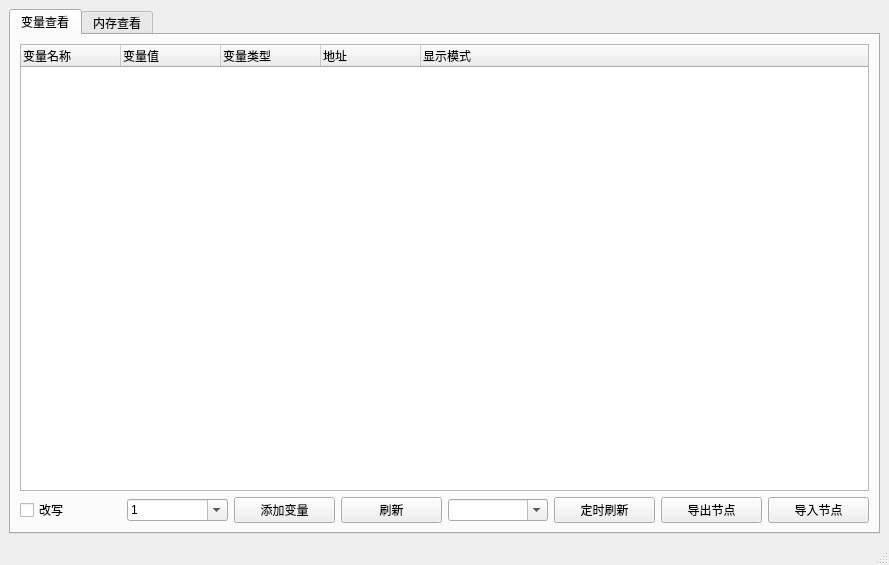
<?xml version="1.0" encoding="UTF-8"?>
<ui version="4.0">
 <class>MainWindow</class>
 <widget class="QMainWindow" name="MainWindow">
  <property name="geometry">
   <rect>
    <x>0</x>
    <y>0</y>
    <width>889</width>
    <height>565</height>
   </rect>
  </property>
  <property name="windowTitle">
   <string>core0</string>
  </property>
  <widget class="QWidget" name="centralwidget">
   <layout class="QGridLayout" name="gridLayout">
    <item row="0" column="0">
     <widget class="QTabWidget" name="tabWidget">
      <property name="currentIndex">
       <number>0</number>
      </property>
      <widget class="QWidget" name="tab">
       <attribute name="title">
        <string>变量查看</string>
       </attribute>
       <layout class="QGridLayout" name="gridLayout_2">
        <item row="0" column="0">
         <widget class="QTreeWidget" name="treeWidget_variable">
          <property name="editTriggers">
           <set>QAbstractItemView::DoubleClicked|QAbstractItemView::EditKeyPressed|QAbstractItemView::SelectedClicked</set>
          </property>
          <column>
           <property name="text">
            <string>变量名称</string>
           </property>
          </column>
          <column>
           <property name="text">
            <string>变量值</string>
           </property>
          </column>
          <column>
           <property name="text">
            <string>变量类型</string>
           </property>
          </column>
          <column>
           <property name="text">
            <string>地址</string>
           </property>
          </column>
          <column>
           <property name="text">
            <string>显示模式</string>
           </property>
          </column>
         </widget>
        </item>
        <item row="1" column="0">
         <layout class="QHBoxLayout" name="horizontalLayout">
          <item>
           <widget class="QCheckBox" name="checkBox">
            <property name="text">
             <string>改写</string>
            </property>
           </widget>
          </item>
          <item>
           <widget class="QComboBox" name="comboBox_2">
            <property name="inputMethodHints">
             <set>Qt::ImhSensitiveData|Qt::ImhUppercaseOnly</set>
            </property>
            <property name="editable">
             <bool>true</bool>
            </property>
            <item>
             <property name="text">
              <string>1</string>
             </property>
            </item>
            <item>
             <property name="text">
              <string>2</string>
             </property>
            </item>
           </widget>
          </item>
          <item>
           <widget class="QPushButton" name="pushButton_2">
            <property name="text">
             <string>添加变量</string>
            </property>
           </widget>
          </item>
          <item>
           <widget class="QPushButton" name="button_refresh">
            <property name="text">
             <string>刷新</string>
            </property>
           </widget>
          </item>
          <item>
           <widget class="QComboBox" name="comboBox">
            <property name="editable">
             <bool>true</bool>
            </property>
           </widget>
          </item>
          <item>
           <widget class="QPushButton" name="pushButton_3">
            <property name="text">
             <string>定时刷新</string>
            </property>
           </widget>
          </item>
          <item>
           <widget class="QPushButton" name="pushButton_5">
            <property name="text">
             <string>导出节点</string>
            </property>
           </widget>
          </item>
          <item>
           <widget class="QPushButton" name="pushButton_4">
            <property name="text">
             <string>导入节点</string>
            </property>
           </widget>
          </item>
         </layout>
        </item>
       </layout>
      </widget>
      <widget class="QWidget" name="tab_2">
       <attribute name="title">
        <string>内存查看</string>
       </attribute>
       <widget class="QTreeWidget" name="treeWidget_ram">
        <property name="geometry">
         <rect>
          <x>10</x>
          <y>10</y>
          <width>521</width>
          <height>431</height>
         </rect>
        </property>
        <column>
         <property name="text">
          <string>1</string>
         </property>
        </column>
        <column>
         <property name="text">
          <string>New Column</string>
         </property>
        </column>
       </widget>
      </widget>
     </widget>
    </item>
   </layout>
  </widget>
  <widget class="QMenuBar" name="menubar">
   <property name="geometry">
    <rect>
     <x>0</x>
     <y>0</y>
     <width>889</width>
     <height>23</height>
    </rect>
   </property>
  </widget>
  <widget class="QStatusBar" name="statusbar"/>
 </widget>
 <resources/>
 <connections/>
</ui>
